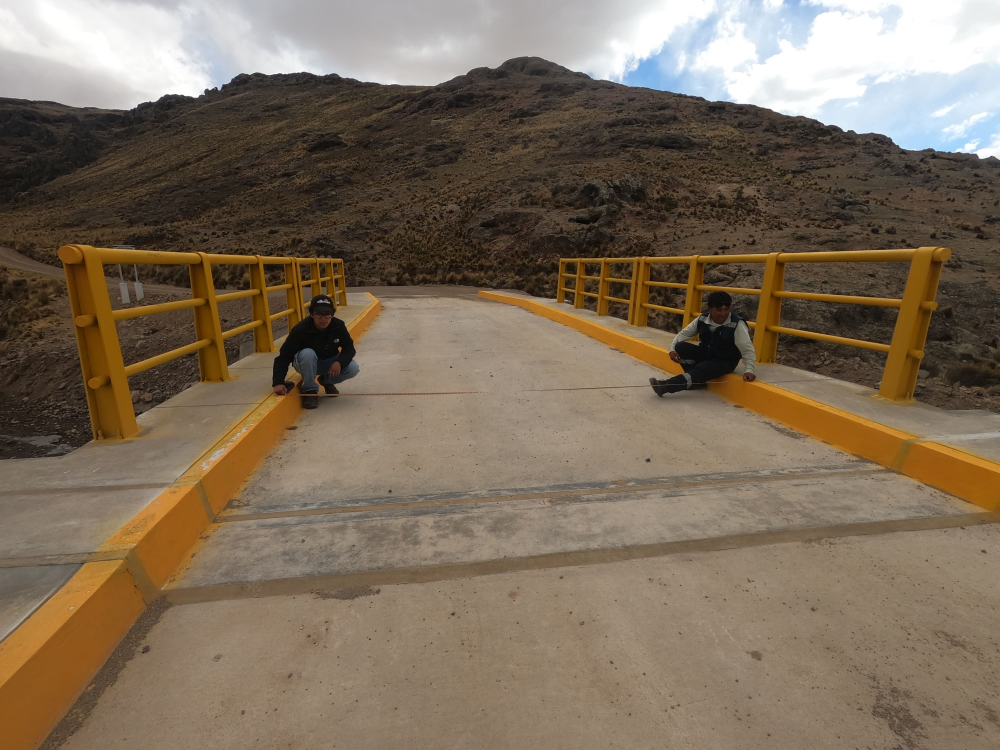
#> input picture images/1.JPG, 4000 x 3000 px (shown at 1/4 size); its folder holds 4 pictures in this run
$ jupyter execute reduce-image-size.ipynb
#> lines starting #> are read from the running program, lines starting #| are printed output that depends on the picture
[cell 1]
import piexif
from PIL import Image
import os
import shutil

[cell 2]
def reducir_tamano_imagen(archivo_entrada, archivo_salida, nueva_resolucion=(1920, 1080), calidad=85):
    # Abrir la imagen
    imagen = Image.open(archivo_entrada)

    # Reducir la resolución
    imagen = imagen.resize(nueva_resolucion)

    # Eliminar metadatos
    imagen_info = imagen.info
    imagen_exif = imagen_info.get("exif")
    if imagen_exif:
        nueva_exif = piexif.load(imagen_exif)
        nueva_exif.pop("thumbnail", None)  # Eliminar miniatura si existe
        nueva_exif_bytes = piexif.dump(nueva_exif)
        imagen_info["exif"] = nueva_exif_bytes

    # Guardar la imagen reducida
    imagen.save(archivo_salida, quality=calidad)

    # Cerrar la imagen original
    imagen.close()

# Uso del ejemplo
# reducir_tamano_imagen('../images/60.JPG', '../images-low-quality/60-low-quality.JPG')

[cell 3]
def escalar_y_guardar_imagen(ruta_imagen, escala_factor, ruta_guardado):
    """
    Escala una imagen y la guarda en una nueva ubicación.

    Parámetros:
    - ruta_imagen: La ruta de la imagen a escalar.
    - escala_factor: El factor de escala para reducir o aumentar la imagen.
    - ruta_guardado: La ruta donde se guardará la imagen escalada.

    """
#> called with ruta_imagen = '../images/1.JPG', escala_factor = 0.2, ruta_guardado = '../images-low-quality/1-low-quality.JPG'
    # Abrir la imagen
    imagen = Image.open(ruta_imagen)
#> imagen is the input picture: PIL image 4000x3000 RGB; mean R, G, B 125.1, 109.4, 90.9

    # Calcular las nuevas dimensiones
    nuevo_ancho = int(imagen.width * escala_factor)
#> nuevo_ancho = 800
    nuevo_alto = int(imagen.height * escala_factor)
#> nuevo_alto = 600

    # Escalar la imagen
    imagen_escalada = imagen.resize((nuevo_ancho, nuevo_alto))
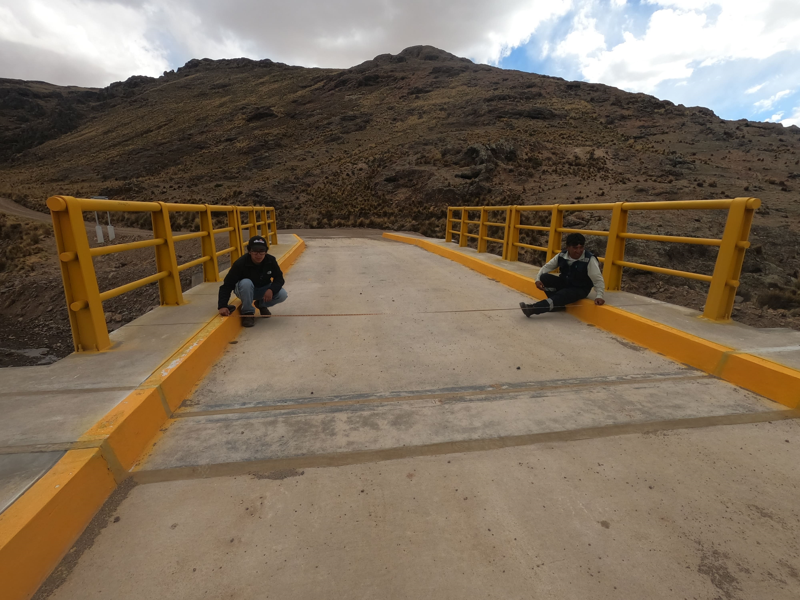
#> imagen_escalada: PIL image 800x600 RGB; mean R, G, B 125.1, 109.4, 90.9

    # Guardar la imagen
    imagen_escalada.save(ruta_guardado)

[cell 4]
# for i in range(0,69):
#     escalar_y_guardar_imagen('../images/{}.JPG'.format(i), 0.2, '../images-low-quality/{}-low-quality.JPG'.format(i))

[cell 5]
files=os.listdir('../images')

for file in files:
    fileName=os.path.splitext(file)[0]
    print(fileName)

    src_path = os.path.join('../images', file)
    dst_path = os.path.join('../images-low-quality', f"{fileName}-low-quality.JPG")
    # print(file)

    escalar_y_guardar_imagen(src_path, 0.2, dst_path)
#> pass 2 of the loop `for file in files:`:
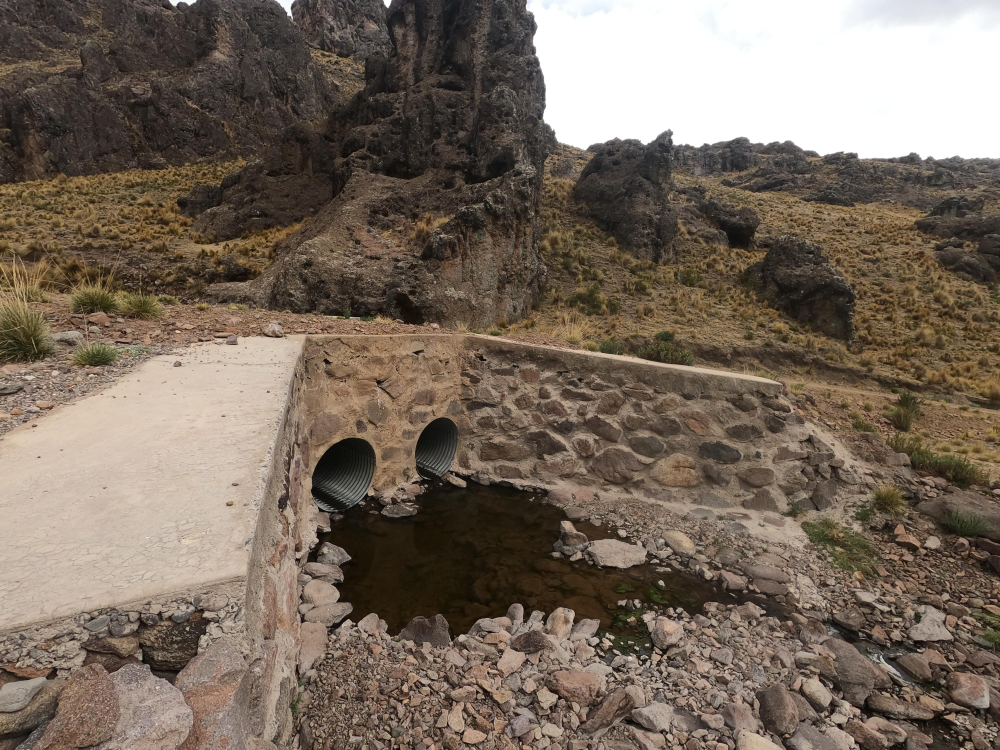
#> input picture images/10.JPG, 4000 x 3000 px (shown at 1/4 size)
#> in escalar_y_guardar_imagen, imagen is the input picture: PIL image 4000x3000 RGB; mean R, G, B 119.5, 106.1, 93.4
#> in escalar_y_guardar_imagen (call 2), `imagen_escalada = imagen.resize((nuevo_ancho, nuevo_alto))`:
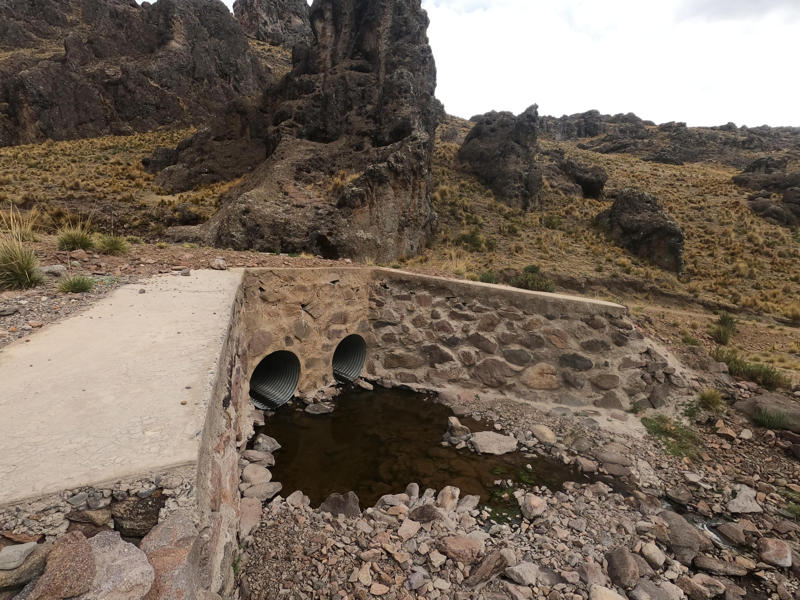
#> imagen_escalada: PIL image 800x600 RGB; mean R, G, B 119.5, 106.1, 93.4
#> pass 3 of the loop `for file in files:`:
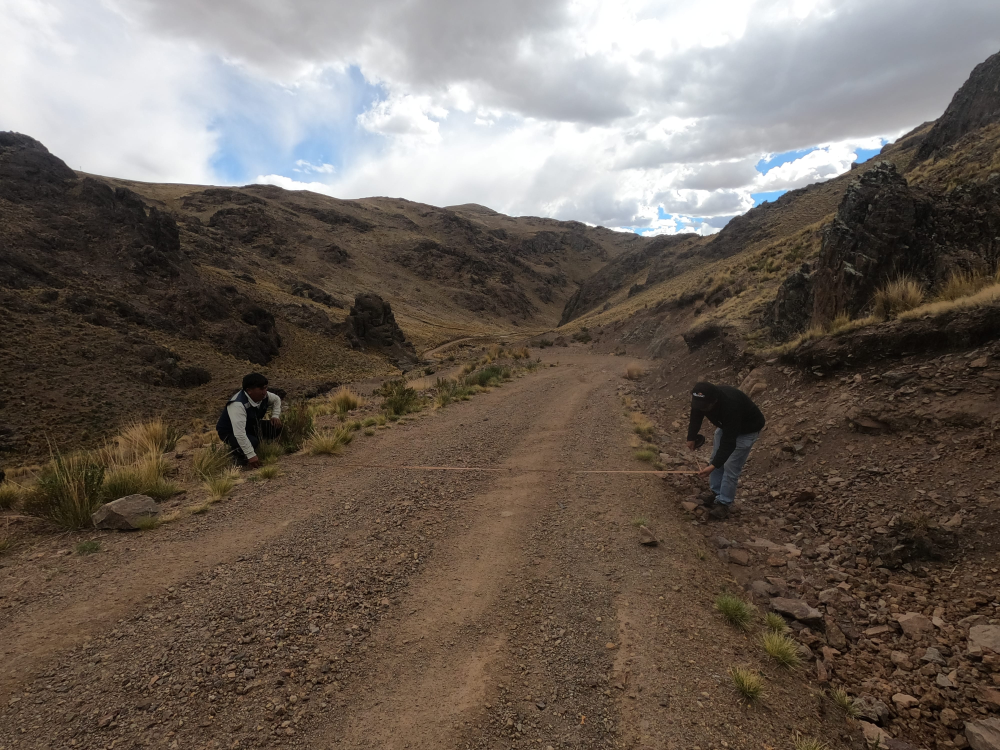
#> input picture images/11.JPG, 4000 x 3000 px (shown at 1/4 size)
#> in escalar_y_guardar_imagen, imagen is the input picture: PIL image 4000x3000 RGB; mean R, G, B 108.8, 98.6, 89.9
#> in escalar_y_guardar_imagen (call 3), `imagen_escalada = imagen.resize((nuevo_ancho, nuevo_alto))`:
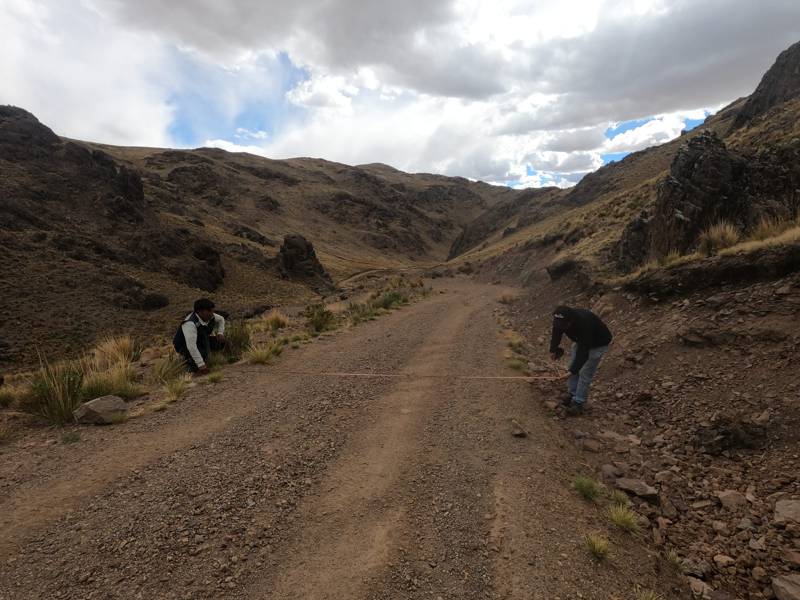
#> imagen_escalada: PIL image 800x600 RGB; mean R, G, B 108.8, 98.6, 89.9
#> the loop made 4 passes; the first 3 are shown
